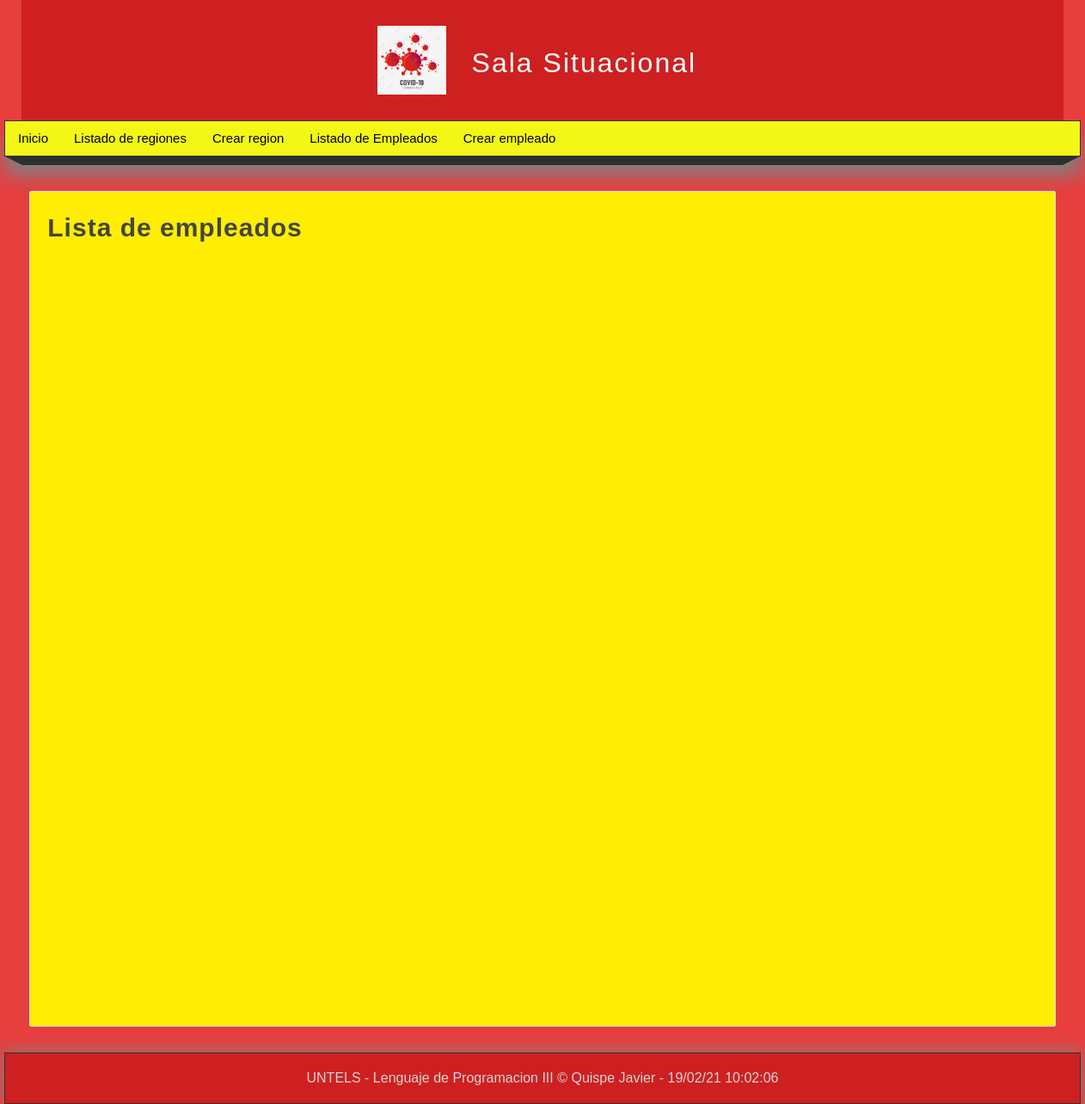
Before: /listar_empleados with the older database file.
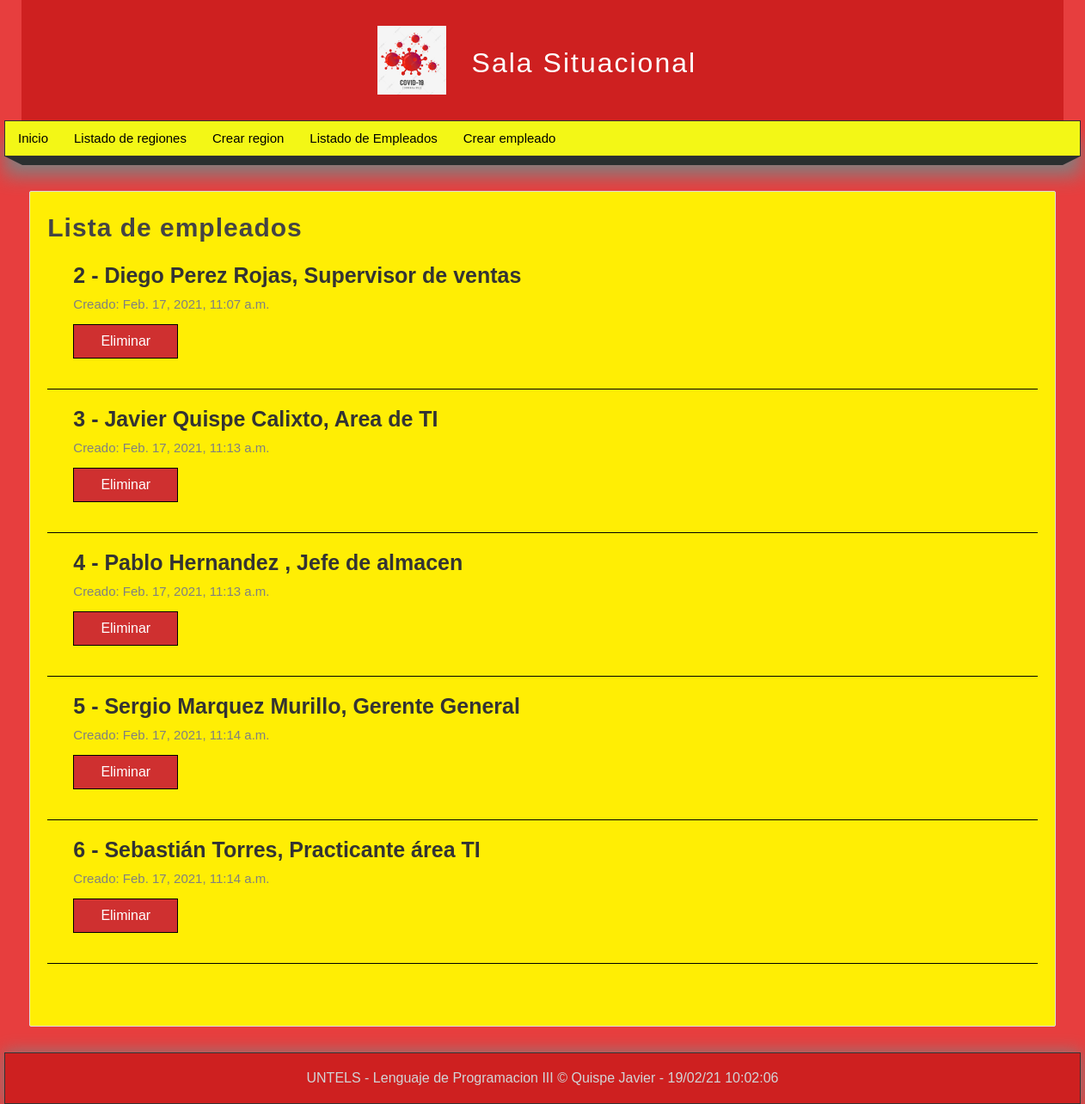
After: the same page with the newer database file.
### miapp/models.py (models this page shows, shortened)
class Employee(models.Model):
    fullname = models.CharField(max_length=100, verbose_name="Nombre completo")
    job = models.CharField(max_length=100, verbose_name="Trabajo")
    image = models.ImageField(default='null', verbose_name="Foto de perfil")
    state = models.BooleanField(verbose_name="Estado")
    creado = models.DateTimeField(auto_now_add=True)
    actualizado = models.DateTimeField(auto_now=True)
    class Meta:
        verbose_name = "Empleado"
        verbose_name_plural = "Empleados"
        ordering = ['id']

### miapp/views.py (the view)
# urls.py: path('listar_empleados', views.listar_empleados, name="listar_empleados"),
def listar_empleados(request):
    empleados = Employee.objects.all
    return render(request, 'listar_empleados.html',{
        'empleados' : empleados,
        'titulo' : 'Lista de empleados',
    })

### miapp/templates/listar_empleados.html (shortened to what this page needs)
{% extends 'layout.html' %}
{% block content %}
        <h1 class="title"> {{titulo}} </h1>
        {% for empleado in empleados %}
            <div class="empleado-item">
                <div class="data">
                    <h2>
                        {{empleado.id}} - {{empleado.fullname}}, {{empleado.job}}
                    </h2>
                    <span class ="date">
                        Creado: {{empleado.creado}}
                    </span>
                    <p>
                        <a href="{% url 'eliminar_empleado' id=empleado.id %}" class="btn btn-delete">
                            Eliminar
                        </a>
                    </p>
                </div>
            </div>
         {% endfor %}
{% endblock content %}

Changed rows visible on the page:
added Employee: id "2", fullname "Diego Perez Rojas", job "Supervisor de ventas", creado "Feb. 17, 2021, 11:07 a.m."
added Employee: id "3", fullname "Javier Quispe Calixto", job "Area de TI", creado "Feb. 17, 2021, 11:13 a.m."
added Employee: id "4", fullname "Pablo Hernandez", job "Jefe de almacen", creado "Feb. 17, 2021, 11:13 a.m."
added Employee: id "5", fullname "Sergio Marquez Murillo", job "Gerente General", creado "Feb. 17, 2021, 11:14 a.m."
added Employee: id "6", fullname "Sebastián Torres", job "Practicante área TI", creado "Feb. 17, 2021, 11:14 a.m."
